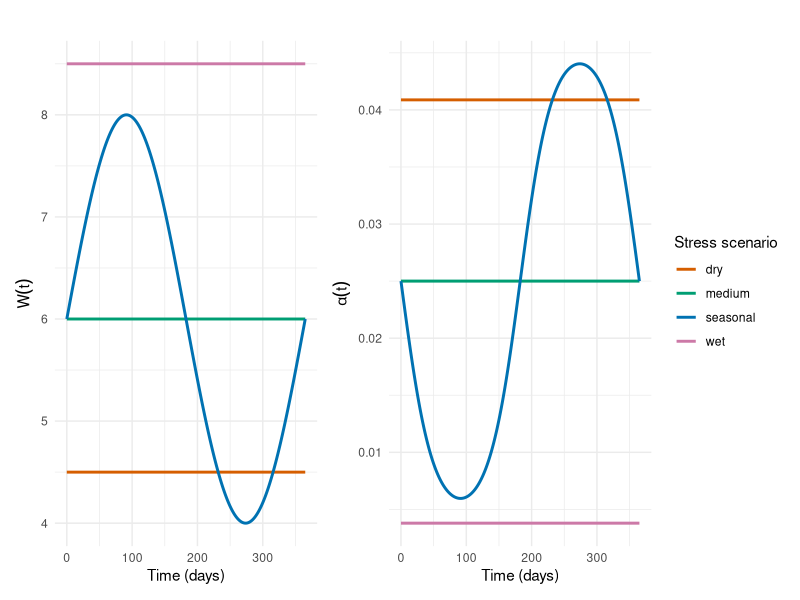
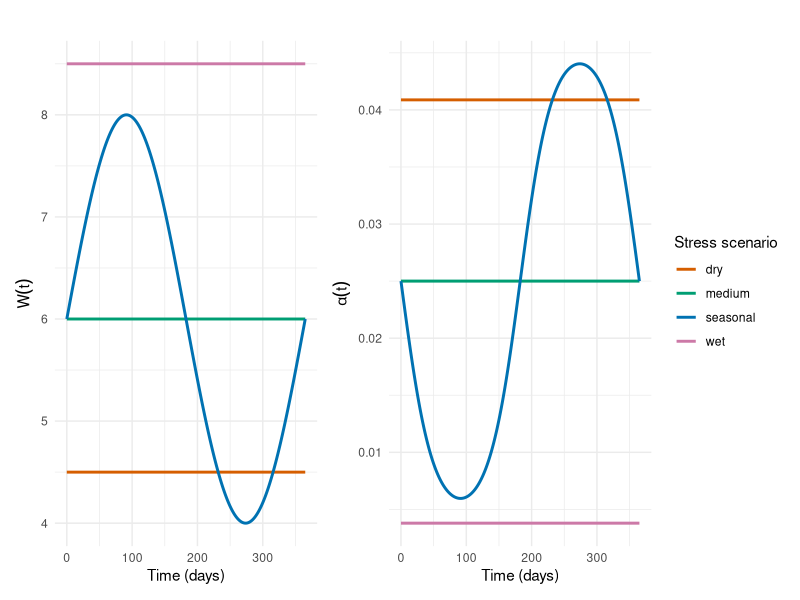

The R source for these figures, in order:
library(ggplot2)
library(patchwork)

# ============================================================
# PARAMETRES COMMUNS
# ============================================================
alpha_max <- 0.05   # max stress rate (day^-1)
W_crit    <- 6      # critical DO (mg/L)
k_W       <- 1      # sensitivity (1 / (mg/L))

times <- seq(0, 365, by = 1)  # 1 year, in days

# --- Directories ---
root_dir <- "C:/Users/cdjuk/OneDrive/Pictures/Desktop/Cours UoM/Paper with stress/CODE"
setwd(root_dir)

# ------------------------------------------------------------
# Fonction index de stress S_W(W)
# ------------------------------------------------------------
stress_index <- function(W, W_crit, k_W) {
  1 / (1 + exp(-k_W * (W_crit - W)))
}

# ============================================================
# FIGURE 2 : 4 SCENARIOS (wet / medium / dry / seasonal)
# Panel 1 : W(t) ; Panel 2 : alpha(t)
# ============================================================

water_wet <- function(t) {
  8.5   # > W_crit : bonne oxygénation
}

water_medium <- function(t) {
  6     # = W_crit : limite
}

water_dry <- function(t) {
  4.5   # < W_crit : conditions pauvres
}

water_seasonal <- function(t) {
  6 + 2 * sin(2 * pi * t / 365)  # entre ~4 et 8 mg/L
}

# Construire le data.frame pour les 4 scénarios
df_scen <- data.frame(
  time     = rep(times, times = 4),
  scenario = rep(c("wet", "medium", "dry", "seasonal"), each = length(times)),
  W        = NA,
  alpha    = NA
)

for (i in seq_along(times)) {
  t <- times[i]
  df_scen$W[df_scen$scenario == "wet"      & df_scen$time == t] <- water_wet(t)
  df_scen$W[df_scen$scenario == "medium"   & df_scen$time == t] <- water_medium(t)
  df_scen$W[df_scen$scenario == "dry"      & df_scen$time == t] <- water_dry(t)
  df_scen$W[df_scen$scenario == "seasonal" & df_scen$time == t] <- water_seasonal(t)
}

df_scen$S_W   <- stress_index(df_scen$W, W_crit, k_W)
df_scen$alpha <- alpha_max * df_scen$S_W

# --- Palette commune pour toutes les figures ---
df_scen$scenario <- factor(
  df_scen$scenario,
  levels = c("dry", "medium", "seasonal", "wet")
)

scenario_cols <- c(
  "dry"      = "#D55E00",   # rouge/orange
  "medium"   = "#009E73",   # vert
  "seasonal" = "#0072B2",   # bleu
  "wet"      = "#CC79A7"    # violet
)


# Panel du haut : W(t) pour chaque scénario
p_W_scen <- ggplot(df_scen, aes(x = time, y = W, colour = scenario)) +
  geom_line(size = 1) +
  scale_color_manual(values = scenario_cols, name = "Stress scenario") +
  labs(
    x = "Time (days)",
    y = expression(W(t)),
    title = ""
  ) +
  theme_minimal() +
  theme(legend.position = "none")

# Panel du bas : alpha(t) pour chaque scénario
p_alpha_scen <- ggplot(df_scen, aes(x = time, y = alpha, colour = scenario)) +
  geom_line(size = 1) +
  scale_color_manual(values = scenario_cols, name = "Stress scenario") +
  labs(
    x = "Time (days)",
    y = expression(alpha(t)),
    title = ""
  ) +
  theme_minimal()

# Figure 2 : 2 sous-plots (ici côte à côte ; mets / si tu veux empiler)
fig2 <- p_W_scen | p_alpha_scen
print(fig2)

ggsave(
  filename = "fig/fig2_W_alpha_scenarios.pdf",
  plot     = fig2,
  width    = 10,
  height   = 3,
  dpi      = 300
)
